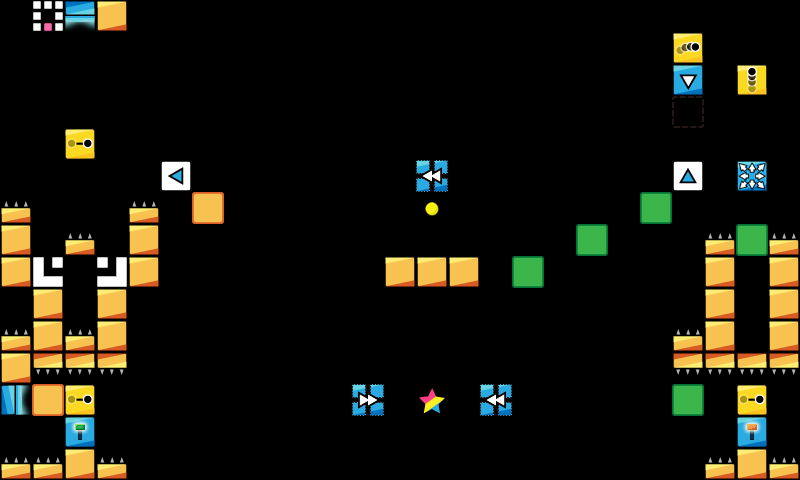

Rendered tile map (Tiled .tmx) drawn with the repository's tilesets; below, a short description and the map source with its tile grids summarised:
An orthogonal 25x15 tile map with 32x32 px tiles, 1 tile layer (map).

<map version="1.0" orientation="orthogonal" renderorder="right-down" width="25" height="15" tilewidth="32" tileheight="32" nextobjectid="7">
 <properties>
  <property name="ad" value="false" />
 </properties>
 <tileset firstgid="1" name="map_tiles" tilewidth="32" tileheight="32">
  <image source="../../img/map_tiles.png" width="480" height="480" />
 </tileset>
 <layer name="map" width="25" height="15">
  <data>[375 cells, 73 non-empty, 24 distinct tile ids]</data>
 </layer>
 <objectgroup name="Object Layer 1" />
</map>
